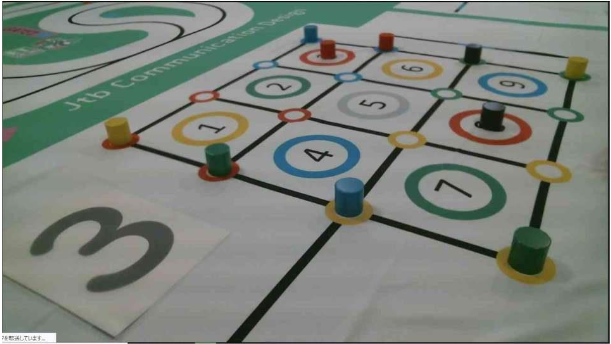
#> input picture python/ColorDetection/picture/et001.PNG, 611 x 344 px
$ python main.py
#> lines starting #> are read from the running program, lines starting #| are printed output that depends on the picture; after the words box and inside, x2 and y2 are one past the last pixel; in counts of white or black regions, pixels touching at a corner belong together
### python/ColorDetection/Color.py
import numpy as np
import cv2 as cv
import copy
import ColorSet
min_s = 50
max_s = 250
min_v = 50
max_v = 250

def set_color(keys,c_dict):
    output = {}
    for i in keys:
        output[i] = {}
        output[i]['min'] = np.array([c_dict[i]['min'],min_s,min_v],np.uint8)
        output[i]['max'] = np.array([c_dict[i]['max'],max_s,max_v],np.uint8)
    return copy.deepcopy(output)

def get_each_filtered_image(keys,src_img,color_range):
    output = {}
    for i in keys:
        output[i] = {}
        output[i]['gray'] = cv.inRange(src_img,color_range[i]['min'],color_range[i]['max'])
    return copy.deepcopy(output)

def convert_images(keys,src_images_copy):
    for i in keys:
        src_images_copy[i]['bgr'] = cv.cvtColor(src_images_copy[i]['gray'],cv.COLOR_GRAY2BGR)
    return  copy.deepcopy(src_images_copy)

def get_each_color_image(key,img,label):

        image_list = []
        color_range = set_color(key,ColorSet.color_range_set)
        color_range['black'] = {}
        color_range['black']['min'] = np.array([0,0,0],np.uint8)
        color_range['black']['max'] = np.array([180,80,80],np.uint8)
        key.append('black')

        hsv_img = cv.cvtColor(img,cv.COLOR_BGR2HSV)

        images = get_each_filtered_image(key,hsv_img,color_range)
        cvted_images = convert_images(key,copy.deepcopy(images))

        for i in key:
                image_list.append(cvted_images[i]['bgr'])
                cv.imshow(str(label)+i,cvted_images[i]['bgr'])
        cv.waitKey(0)
        return image_list

### python/ColorDetection/main.py
import cv2 as cv
import numpy as np
import colorsys
from matplotlib import pyplot as plt
import copy
import Color
import ColorSet

show_image_list=[]

count = 0
file_path_01 = "picture/et001.PNG"
img = cv.imread(file_path_01)
#> img is the input picture: shape (344, 611, 3); mean B, G, R 123.4, 130.4, 124
key = ['red','green','blue','yellow']
each_color_image = Color.get_each_color_image(key,img,"")
#> in get_each_color_image, `hsv_img = cv.cvtColor(img,cv.COLOR_BGR2HSV)`: hsv_img: shape (344, 611, 3); mean H, S, V 45.2, 31.7, 132.5
#> after the loop in get_each_filtered_image, `for i in keys:`: output = 5 items
#> the loop in convert_images, `for i in keys:` made 5 passes
#> i on passes 1 to 5: 'red', 'green', 'blue', 'yellow', 'black'
#> the loop in get_each_color_image, `for i in key:` made 5 passes
#> pass 1, in get_each_color_image, `cv.imshow(str(label)+i,cvted_images[i]['bgr'])`:
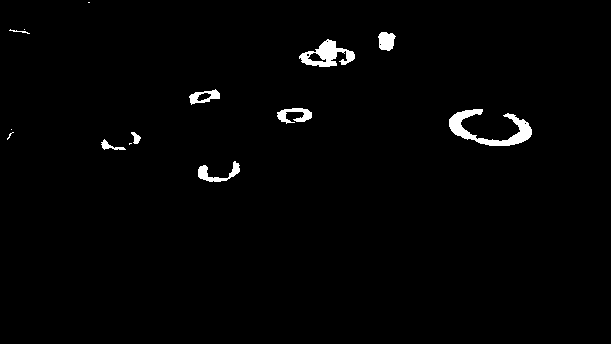
#> window 'red': shape (344, 611, 3); 1.5% white; 14 white regions (5 under 20 px), largest, box (x1, y1, x2, y2) and area: (449, 109, 532, 146) 1091, (299, 39, 355, 67) 747, (198, 161, 240, 182) 316
#> pass 2, in get_each_color_image, `cv.imshow(str(label)+i,cvted_images[i]['bgr'])`:
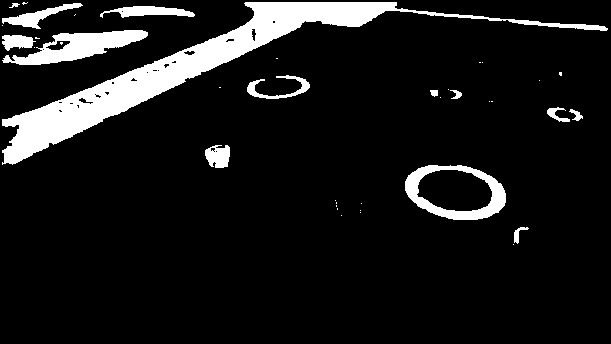
#> window 'green': shape (344, 611, 3); 9.8% white; 39 white regions (25 under 20 px), largest, box (x1, y1, x2, y2) and area: (2, 2, 608, 165) 13191, (2, 30, 148, 65) 2328, (405, 165, 506, 220) 1977
#> each_color_image = 5 items
cv.imshow('origin',img)
cv.waitKey(0)
cv.destroyAllWindows()
